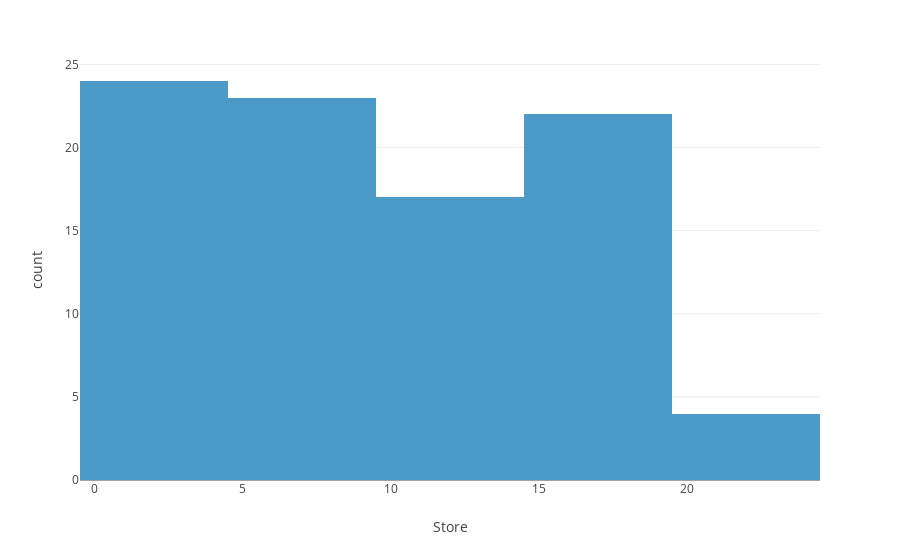
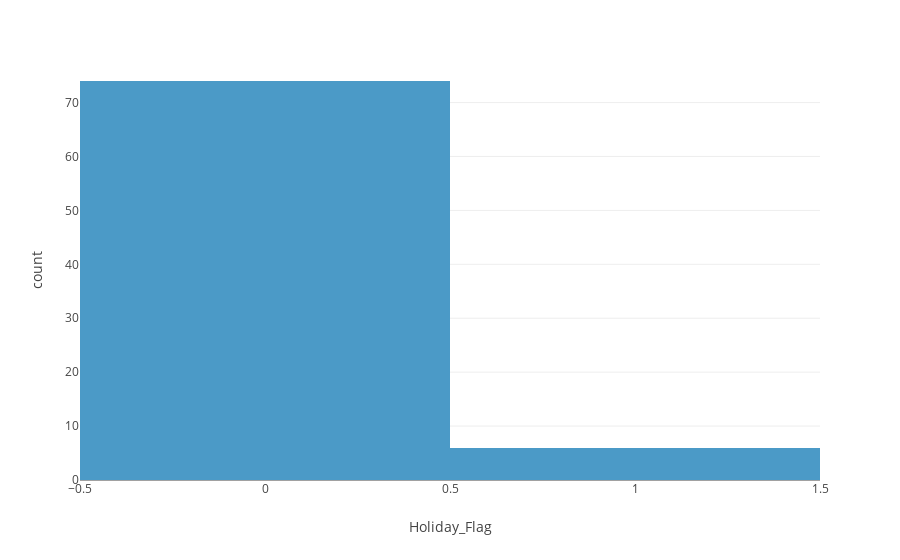

These figures' notebook cell, in order:
### Code cell
cat_features = ['Store', 'Holiday_Flag']
for f in cat_features:
    fig = px.histogram(data, f)
    fig.show()

### Figure 1 — Plotly figure (JSON) as saved in the notebook; plotly's stock layout.template omitted (floating-point values rounded to 4 significant figures)
{"data": [{"alignmentgroup": "True", "bingroup": "x", "hovertemplate": "Store=%{x}<br>count=%{y}<extra></extra>", "legendgroup": "", "marker": {"color": "#4B9AC7", "pattern": {"shape": ""}}, "name": "", "offsetgroup": "", "orientation": "v", "showlegend": false, "type": "histogram", "x": [6, 13, 6, 15, 20, 3, 8, 18, 7, 1, 17, 6, 18, 7, 5, 18, 19, 19, 17, 16, 17, 7, 19, 3, 4, 5, 18, 7, 1, 2, 5, 19, 1, 16, 13, 2, 14, 10, 13, 8, 14, 10, 5, 4, 10, 18, 3, 13, 1, 20, 15, 1, 9, 11, 15, 2, 3, 20, 2, 9, 14, 1, 13, 3, 18, 4, 3, 19, 8, 20, 11, 7, 9, 8, 5, 7, 3, 16, 13, 18, 13, 4, 4, 10, 6, 7, 3, 3, 14, 19], "xaxis": "x", "yaxis": "y"}], "layout": {"barmode": "relative", "legend": {"tracegroupgap": 0}, "margin": {"t": 60}, "xaxis": {"anchor": "y", "domain": [0, 1], "title": {"text": "Store"}}, "yaxis": {"anchor": "x", "domain": [0, 1], "title": {"text": "count"}}}}

### Figure 2 — Plotly figure (JSON) as saved in the notebook; plotly's stock layout.template omitted (floating-point values rounded to 4 significant figures)
{"data": [{"alignmentgroup": "True", "bingroup": "x", "hovertemplate": "Holiday_Flag=%{x}<br>count=%{y}<extra></extra>", "legendgroup": "", "marker": {"color": "#4B9AC7", "pattern": {"shape": ""}}, "name": "", "offsetgroup": "", "orientation": "v", "showlegend": false, "type": "histogram", "x": [null, 0, 0, 0, 0, 0, 0, 0, 0, 0, 0, null, 0, 0, 0, 0, 0, 0, 0, 0, 0, 1, 0, 0, 0, 0, 0, null, 1, 0, 0, 0, null, 0, 0, 0, null, 0, 0, 0, 0, 0, 0, 0, null, 0, 0, 0, null, 0, 0, 0, 0, 0, 0, 0, 0, 0, 0, null, 0, 0, 0, 0, 0, 0, 0, 0, 1, 1, 1, 0, null, 0, 0, 1, 0, 0, 0, 0, 0, 0, null, 0, 0, 0, 0, 0, 0, 0], "xaxis": "x", "yaxis": "y"}], "layout": {"barmode": "relative", "legend": {"tracegroupgap": 0}, "margin": {"t": 60}, "xaxis": {"anchor": "y", "domain": [0, 1], "title": {"text": "Holiday_Flag"}}, "yaxis": {"anchor": "x", "domain": [0, 1], "title": {"text": "count"}}}}
